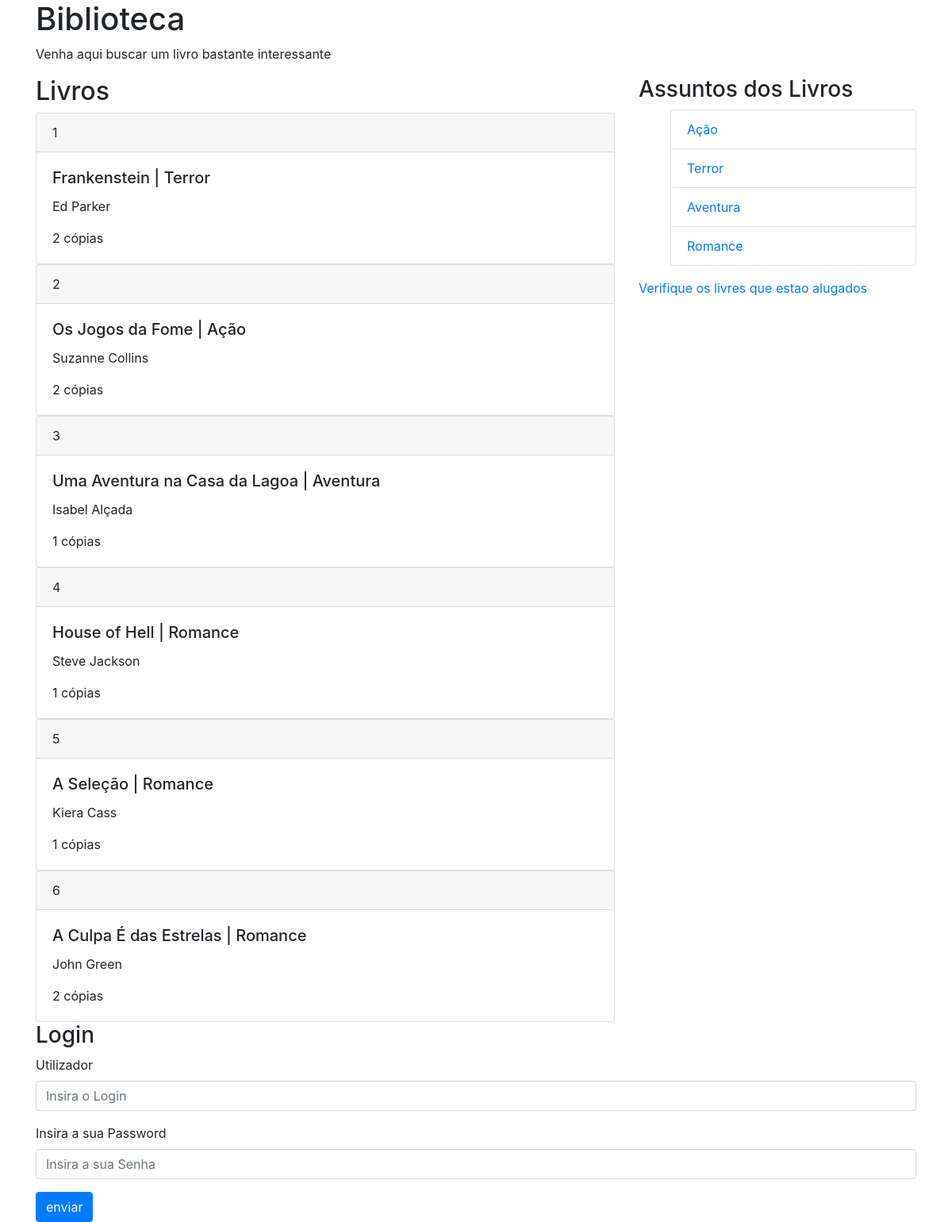
The page / on the database its author committed.
### tables this page shows
CREATE TABLE `livros` (
  `livros_id` int(6) UNSIGNED NOT NULL,
  `livros_titulo` varchar(50) NOT NULL,
  `livros_autor` varchar(50) NOT NULL,
  `assuntos_id` int(3) UNSIGNED DEFAULT NULL,
  `livros_datalanc` date NOT NULL,
  `livros_copias` int(3) NOT NULL
);

CREATE TABLE `assuntos` (
  `assuntos_id` int(3) UNSIGNED NOT NULL,
  `assuntos_nome` varchar(30) NOT NULL
);

### index.php (the view, shortened to what this page needs)
<!DOCTYPE html>
<html lang="pt-pt">
  <head>
    <link rel="stylesheet" href="https://stackpath.bootstrapcdn.com/bootstrap/4.1.3/css/bootstrap.min.css">
  </head>
  <body>
    <div class ="container">
      <div class="row">
        <div class="col-sm">
          <h1>Biblioteca</h1>
            <p>Venha aqui buscar um livro bastante interessante</p>
        </div>
        </div>
      <div class="row">
        <div class="col-sm-8">
          <h2>Livros</h2>
            <?php
            include "sql_connect.php";
            $sql_p = "SELECT livros.livros_id, livros.livros_titulo, livros.livros_autor, livros.livros_copias, assuntos.assuntos_nome FROM (livros INNER JOIN assuntos ON livros.assuntos_id=assuntos.assuntos_id)";
            $resultado_p = $ligacao->query($sql_p);
            if ($resultado_p->num_rows > 0)
            {
                while ($row = $resultado_p->fetch_assoc()){
                echo "<div class=\"card\">
                <div class=\"card-header\">
  ". $row ["livros_id"] ."
  </div>
  <div class=\"card-body\">
    <h5 class=\"card-title\">". $row ["livros_titulo"] . " | " . $row ["assuntos_nome"] ."</h5>
    <p class=\"card-text\">". $row ["livros_autor"] . "</p>
    <p class=\"card-text\">" . $row ["livros_copias"] . " cópias </p>
  </div>
</div>";
}
}else {
echo "Sem Livros na Biblioteca";
            }
            ?>
    </div>
          <div class="col-sm">
          <h3>Assuntos dos Livros</h3>
            <ul>
                <?php
                $sql_c="SELECT * FROM assuntos";
                $resultado_c=$ligacao->query($sql_c);
                if($resultado_c->num_rows>0){
                    while($rowc=$resultado_c->fetch_assoc()){
                        echo "<li class=\"list-group-item\"> <a href=\"assuntos.php?id=". $rowc["assuntos_id"] . "\">" . $rowc["assuntos_nome"] . "</a></li>";
                        }
                }
            ?>
            </ul>
              <a href="emprestimos.php"> Verifique os livres que estao alugados</a>
          </div>
        </div>
     <?php
            if(isset($_COOKIE["login"]))
            {
            echo "<h3>Área Reservada</h3>
            <ul><li><a href=\"glivros.php\">Gerir Livros</a></li>
           <ul><li><a href=\"galunos.php\">Gerir alunos</a></li>
            <a href=\"logout.php\">Sair</a>";
            }else{
                echo "<h3> Login</h3>
    <form method=\"post\" action=\"login.php\">
    <div class=\"form-group\">
    <label for=\"login\">Utilizador</label>
    <input type=\"text\" name=\"login\" class=\"form-control\" id=\"login\" placeholder=\"Insira o Login\">
    </div>
    <div class=\"form-group\">
    <label for=\"password\">Insira a sua Password</label>
    <input type=\"password\" name=\"password\" class=\"form-control\" id=\"password\" placeholder=\"Insira a sua Senha\">
    </div>
  <input type=\"submit\" name =\"enviar\" class=\"btn btn-primary\"   value=\"enviar\">
</form>";
}
?>
      </div>
  </body>
</html>

### rows shown on the page
livros: livros_id "1", livros_titulo "Frankenstein", assuntos.assuntos_nome "Terror", livros_autor "Ed Parker", livros_copias "2"
livros: livros_id "2", livros_titulo "Os Jogos da Fome", assuntos.assuntos_nome "Ação", livros_autor "Suzanne Collins", livros_copias "2"
livros: livros_id "3", livros_titulo "Uma Aventura na Casa da Lagoa", assuntos.assuntos_nome "Aventura", livros_autor "Isabel Alçada", livros_copias "1"
livros: livros_id "4", livros_titulo "House of Hell", assuntos.assuntos_nome "Romance", livros_autor "Steve Jackson", livros_copias "1"
livros: livros_id "5", livros_titulo "A Seleção", assuntos.assuntos_nome "Romance", livros_autor "Kiera Cass", livros_copias "1"
livros: livros_id "6", livros_titulo "A Culpa É das Estrelas", assuntos.assuntos_nome "Romance", livros_autor "John Green", livros_copias "2"
assuntos: assuntos_nome "Ação"
assuntos: assuntos_nome "Terror"
assuntos: assuntos_nome "Aventura"
assuntos: assuntos_nome "Romance"
